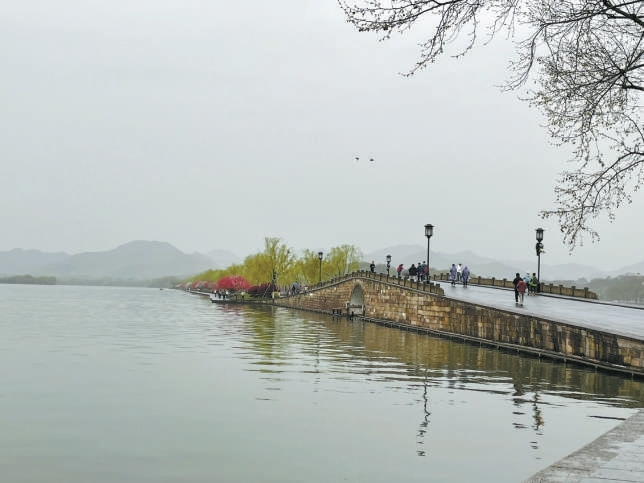
#> input picture test/background.png, 644 x 483 px
$ python preset_task.py
#> lines starting #> are read from the running program, lines starting #| are printed output that depends on the picture
### util.py
import os
import io
import hashlib
import cv2
import math
import base64
from rembg import remove, new_session
from PIL import Image
from dotenv import load_dotenv
import logging

load_dotenv()


def sd_url():
    return os.environ.get("SD_URL")


def get_task_url():
    return os.environ.get("GET_TASK_URL")


def submit_task_url():
    return os.environ.get("SUBMIT_TASK_URL")


def get_repaint_pixel_sum():
    return int(os.environ.get("REPAINT_PIXEL_SUM"))


def get_merge_background_pixel_sum():
    return int(os.environ.get("MERGE_BACKGROUND_PIXEL_SUM"))


def get_merge_person_ratio():
    return float(os.environ.get("MERGE_PERSON_RATIO"))


def cal_size(sum, image):
    width, height = image.size
    return int(math.sqrt(sum * width / height)), int(math.sqrt(sum * height / width))


def split_pixel(pixel: str):
    l = pixel.split("*")
    return int(l[0]), int(l[1])


def file_to_base64(path):
#> called with path = 'test/background.png'
    img = cv2.imread(path)
#> img is the input picture: shape (483, 644, 3); mean B, G, R 185.5, 188.6, 182.3
    _, bytes = cv2.imencode(".png", img)
    encoded_image = base64.b64encode(bytes).decode("utf-8")
    return encoded_image


# [13 lines left out: functions image_to_base64, base64_to_file, not called in this run]


def image_to_file(image, file_name, save_dir="outputs/result/", pnginfo=None):
    if not os.path.exists(save_dir):
        os.makedirs(save_dir)

    image.save(f"{save_dir}/{file_name}.png", pnginfo=pnginfo)


def base64_to_image(encoded_image):
    return Image.open(io.BytesIO(base64.b64decode(encoded_image.split(",", 1)[0])))


# [5 lines left out: function seg_raw_person, not called in this run]


def seg_repainted_person(input_image):
    removed = remove(input_image, session=new_session("u2net"), bgcolor=(0, 0, 0, 0))
    return removed


# [17 lines left out: functions insert_to_background, get_history_seq, not called in this run]


def calculate_md5(data):
    md5_hash = hashlib.md5()

    md5_hash.update(data.encode("utf-8"))

    return md5_hash.hexdigest()


# [71 lines left out: function args_to_task, not called in this run]


# [4 lines that do not run on import are left out]

### preset_task.py
import util
import time
import json
from PIL import Image


class PresetBackgroundTask(object):
    def __init__(self, mode, style, pixel, encoded_image, preset_name):
        self._mode = mode
        self._style = style
        self._pixel = pixel
        self._encoded_image = encoded_image
        self._preset_name = preset_name
        self._task_id = util.calculate_md5(
            mode + style + encoded_image[:10] + str(time.time())
        )

    # just for test
    def rename_task(self):
        self._task_id += "_" + self._mode
        return self

    def process(self):
        # resize
        target_width, target_height = util.split_pixel(self._pixel)
        image = util.base64_to_image(self._encoded_image)
        image = image.resize((target_width, target_height), Image.LANCZOS)
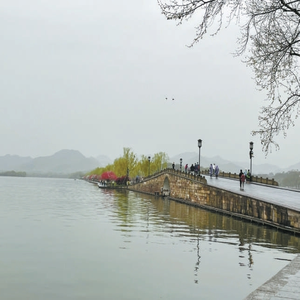
#> image: PIL image 300x300 RGB; mean R, G, B 182.3, 188.6, 185.5

        # save image
        util.image_to_file(image, self._preset_name, "args/merge_args/")

        # write json
#> (the run stopped early here; a loop or call above may not have finished)
